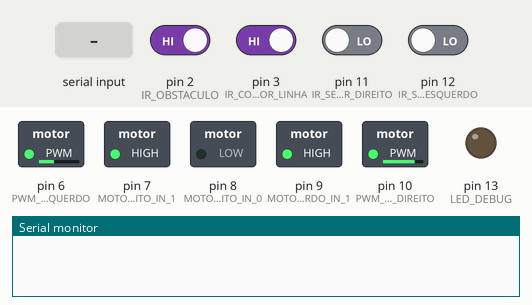
Bench run of a sketch on a simulated Arduino Uno, built with avr-gcc and run on an emulated ATmega328P. On the bench: switched loads named in the sketch (green lamp = pin HIGH), output pins drawn as LEDs (lit = HIGH), the last lines printed to the serial monitor. Dashed ring = blinking. The inputs (shaded band) are chosen by the test bench; at power-on: pin 2 (IR_OBSTACULO), pin 3 (IR_CONTADOR_LINHA) HIGH, pin 11 (IR_SEGUIDOR_DIREITO), pin 12 (IR_SEGUIDOR_ESQUERDO) LOW.

Above: at 1.2 s.
1.3 s: pin 2 (IR_OBSTACULO) driven LOW
At 1.8 s:
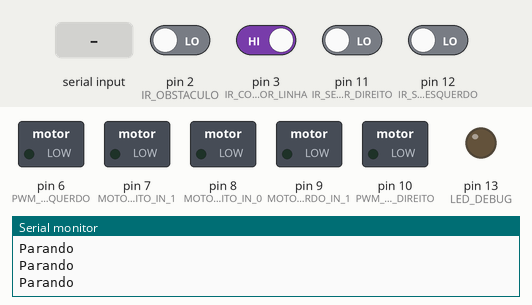
2.8 s: "g" received over Serial
At 3.3 s:
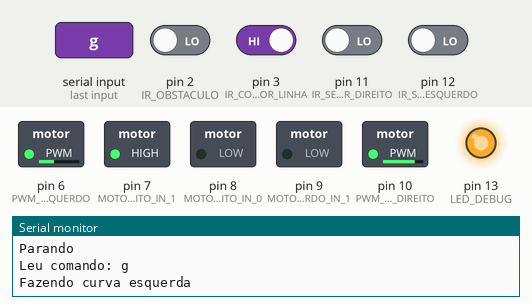
5.8 s: pin 12 (IR_SEGUIDOR_ESQUERDO) driven HIGH
At 6.13 s:
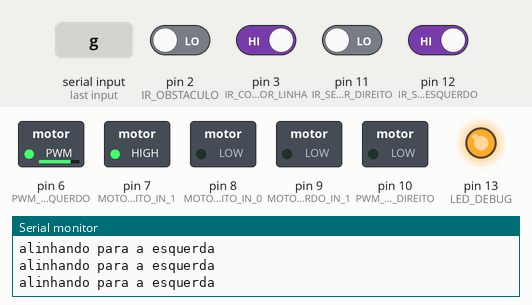
8.8 s: "h" received over Serial
At 9.4 s:
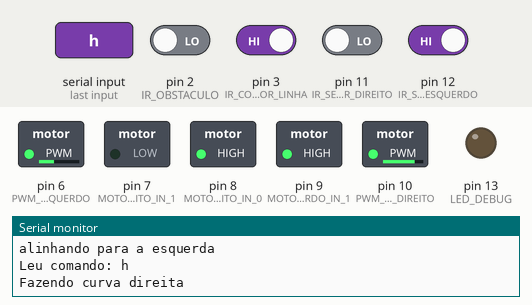
11.8 s: "c" received over Serial
Timing chart, 0 to 18.8 s (numbered marks = the images above; inputs shaded):
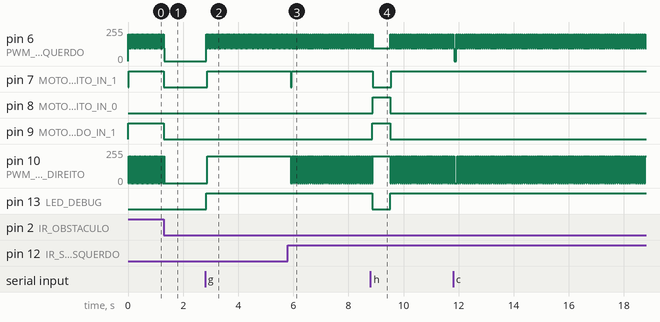

Measured:
- after the input at 1.3 s, pin 7 (MOTOR_DIREITO_IN_1), pin 9 (MOTOR_ESQUERDO_IN_1): HIGH → LOW at once; pin 10 (PWM_MOTOR_DIREITO): goes on until 1.3 s, then stays 0/255
- after the input at 2.8 s, pin 6 (PWM_MOTOR_ESQUERDO): alternates 200/255 for 0.03 s and 95/255 for 0.03 s, starting at once; pin 7 (MOTOR_DIREITO_IN_1): LOW → HIGH after 0.07 s; pin 10 (PWM_MOTOR_DIREITO): 0/255 → 200/255 after 0.07 s; pin 13 (LED_DEBUG): LOW → HIGH at once
- after the input at 5.8 s, pin 7 (MOTOR_DIREITO_IN_1): HIGH → LOW after 0.11 s, → HIGH 0.03 s later; pin 10 (PWM_MOTOR_DIREITO): alternates 200/255 for 0.04 s and 0/255 for 0.03 s, starting after 0.11 s
- after the input at 8.8 s, pin 7 (MOTOR_DIREITO_IN_1): HIGH → LOW after 0.09 s, → HIGH 0.66 s later; pin 8 (MOTOR_DIREITO_IN_0): LOW → HIGH after 0.09 s, → LOW 0.63 s later; pin 9 (MOTOR_ESQUERDO_IN_1): LOW → HIGH after 0.06 s, → LOW 0.66 s later; pin 13 (LED_DEBUG): HIGH → LOW after 0.06 s, → HIGH 0.66 s later
- by itself, pin 10 (PWM_MOTOR_DIREITO): alternates 200/255 for 0.03 s and 0/255 for 0.03 s

The sketch:

CARRINHO.ino
```cpp
#include <time.h>

//Passos da maquina de estados
enum carrinho_status {
  para,
  segue_linha,
  gira_esquerda,
  gira_direita,
  retorna,
};

enum sentido {
  esquerda,
  direita,
  frente,
  tras
};

//Pinos
#define LED_DEBUG 13
#define IR_CONTADOR_LINHA 3
#define IR_OBSTACULO 2
#define IR_SEGUIDOR_DIREITO 11
#define IR_SEGUIDOR_ESQUERDO 12
#define PWM_MOTOR_DIREITO 10
#define PWM_MOTOR_ESQUERDO 6
#define MOTOR_DIREITO_IN_0 8
#define MOTOR_DIREITO_IN_1 7
#define MOTOR_ESQUERDO_IN_0 13
#define MOTOR_ESQUERDO_IN_1 9

//Variaveis globais
//enum carrinho_status carrinho_passo = para;
enum carrinho_status carrinho_passo = segue_linha;
int iCount = 0;
int isObstaculo = 0;
char command;
char buffer[80]; //variável utilizada para printar no serial

void setup()
{
  Serial.begin(9600);

  //Configuração dos pinos
  pinMode(LED_DEBUG, OUTPUT);
  pinMode(IR_CONTADOR_LINHA, INPUT);
  pinMode(IR_OBSTACULO, INPUT);
  pinMode(IR_SEGUIDOR_DIREITO, INPUT);
  pinMode(IR_SEGUIDOR_ESQUERDO, INPUT);
  pinMode(PWM_MOTOR_DIREITO, OUTPUT);
  pinMode(PWM_MOTOR_ESQUERDO, OUTPUT);
  pinMode(MOTOR_DIREITO_IN_0, OUTPUT);
  pinMode(MOTOR_DIREITO_IN_1, OUTPUT);
  pinMode(MOTOR_ESQUERDO_IN_0, OUTPUT);
  pinMode(MOTOR_ESQUERDO_IN_1, OUTPUT);
  attachInterrupt(digitalPinToInterrupt(IR_OBSTACULO), obstaculo, CHANGE);
  attachInterrupt(digitalPinToInterrupt(IR_CONTADOR_LINHA), contador_linha, FALLING);
}

void loop()
{
  buffer[0] = digitalRead(LED_DEBUG) ? 'L' : ' ';
  buffer[1] = digitalRead(IR_OBSTACULO) ? 'O' : ' ';
  buffer[2] = digitalRead(IR_SEGUIDOR_DIREITO) ? 'D' : ' ';
  buffer[3] = digitalRead(IR_SEGUIDOR_ESQUERDO) ? 'E' : ' ';
  buffer[4] = digitalRead(IR_CONTADOR_LINHA) ? 'C' : ' ';
  buffer[5] = digitalRead(PWM_MOTOR_DIREITO) ? 'P' : ' ';
  buffer[6] = digitalRead(PWM_MOTOR_ESQUERDO) ? 'Q' : ' ';
  buffer[7] = digitalRead(MOTOR_ESQUERDO_IN_0) ? '1' : ' ';
  buffer[8] = digitalRead(MOTOR_ESQUERDO_IN_1) ? '2' : ' ';
  buffer[9] = digitalRead(MOTOR_DIREITO_IN_0) ? '3' : ' ';
  buffer[10] = digitalRead(MOTOR_DIREITO_IN_1) ? '4' : ' ';
  buffer[11] = '|',
  buffer[12] = '\0';

  // Serial.print(buffer);

  /*
   * s -> segue_linha
   * g -> gira esquerda
   * h -> gira direita
   * p -> para
   * c -> contador de linha
   * o -> contador de linha
   * r -> retorna
   */
  if(Serial.available()){
    command = Serial.read();
    sprintf(buffer,"Leu comando: %c\n", command);
    Serial.print(buffer);
    if(command == 's'){
      carrinho_passo = segue_linha;
    }else if(command == 'g'){
      carrinho_passo = gira_esquerda;
    }else if(command == 'h'){
      carrinho_passo = gira_direita;
    }else if(command == 'p'){
      carrinho_passo = para;
    }else if(command == 'c'){
      contador_linha();
    }else if(command == 'o'){
      obstaculo();
    }else if(command == 'r'){
      carrinho_passo = retorna;
    }
  }

  switch (carrinho_passo)
  {
    case segue_linha:
      seguidor_de_linha();
      break;
    case gira_esquerda:
      faz_curva(esquerda);
      break;
    case gira_direita:
      faz_curva(direita);
      break;
    case para:
      parar();
      break;
    case retorna:
      retornar();
      break;
  }
}

void gira_motor_esquerdo(enum sentido sentido_motor){
  if(sentido_motor == frente){
    analogWrite(PWM_MOTOR_ESQUERDO, 200);
    digitalWrite(MOTOR_ESQUERDO_IN_0, LOW);
    digitalWrite(MOTOR_ESQUERDO_IN_1, HIGH);
    delay(30);
    analogWrite(PWM_MOTOR_ESQUERDO, 95);
  }else if(sentido_motor == tras){
    analogWrite(PWM_MOTOR_ESQUERDO, 200);
    digitalWrite(MOTOR_ESQUERDO_IN_0, HIGH);
    digitalWrite(MOTOR_ESQUERDO_IN_1, LOW);
    delay(30);
    analogWrite(PWM_MOTOR_ESQUERDO, 95);
  }else{
    digitalWrite(MOTOR_ESQUERDO_IN_0, LOW);
    digitalWrite(MOTOR_ESQUERDO_IN_1, LOW);
  }
}

void gira_motor_direito(enum sentido sentido_motor){
  if(sentido_motor == frente){
    analogWrite(PWM_MOTOR_DIREITO, 200);
    digitalWrite(MOTOR_DIREITO_IN_0, LOW);
    digitalWrite(MOTOR_DIREITO_IN_1, HIGH);
    delay(30);
    analogWrite(PWM_MOTOR_DIREITO, 200);
  }else if(sentido_motor == tras){
    analogWrite(PWM_MOTOR_DIREITO, 200);
    digitalWrite(MOTOR_DIREITO_IN_0, HIGH);
    digitalWrite(MOTOR_DIREITO_IN_1, LOW);
    delay(30);
    analogWrite(PWM_MOTOR_DIREITO, 200);
  }else{
    digitalWrite(MOTOR_DIREITO_IN_0, LOW);
    digitalWrite(MOTOR_DIREITO_IN_1, LOW);
  }
}

void seguidor_de_linha() {
  // Serial.print("Seguindo linha\n");

  if(digitalRead(IR_SEGUIDOR_ESQUERDO) && digitalRead(IR_SEGUIDOR_DIREITO)){
    Serial.print("encontrou linha ortogonal com o sensor posterior\n");
    gira_motor_esquerdo(frente);
    gira_motor_direito(frente);
    delay(50);
  }else if(digitalRead(IR_SEGUIDOR_DIREITO)){
    Serial.print("alinhando para a direita\n");

    gira_motor_esquerdo(frente);
    gira_motor_direito(tras);
    delay(10);
  }else if(digitalRead(IR_SEGUIDOR_ESQUERDO)){
    Serial.print("alinhando para a esquerda\n");
    gira_motor_esquerdo(tras);
    gira_motor_direito(frente);
    delay(10);
  }else{
    gira_motor_esquerdo(frente);
    gira_motor_direito(frente);
  }
}

void faz_curva(enum sentido curva_sentido){
  if(curva_sentido == esquerda){
    Serial.print("Fazendo curva esquerda\n");

    // Comando de curva deve estar demarcado por uma lógica para realizar a curva
    int linha_frontal = false;
    while (!(linha_frontal)) {
       if (digitalRead(IR_SEGUIDOR_ESQUERDO)) {
         linha_frontal = true;
       }
       gira_motor_esquerdo(tras);
       gira_motor_direito(frente);
    }

    Serial.print("Fez curva, passo segue_linha\n");
  }else{
    Serial.print("Fazendo curva direita\n");

    gira_motor_esquerdo(frente);
    gira_motor_direito(tras);

    delay(600);

    Serial.print("Fez curva, passo segue_linha\n");
  }

  parar();
  carrinho_passo = segue_linha;
}

void parar(){
  Serial.print("Parando\n");

  gira_motor_esquerdo(0);
  gira_motor_direito(0);
}

void retornar() {
  // fazer um tempo mínimo para girar mais que 90 graus, depois girar até achar a linha no sensor (não é feito da segunda forma direto para evitar ler a linha à 90 graus no sensor, se houver)
  // faz_curva(esquerda);
  // segue_linha_tile(1);
  // faz_curva(direita);
  // segue_linha_tile(1);
  // faz_curva(direita);
  // segue_linha_tile(1);
  // faz_curva(esquerda);
  carrinho_passo = segue_linha;
}

unsigned long ultimo_interrupt_cnt = millis();
unsigned long delay_cnt = 750;
void contador_linha() {
  sprintf(buffer, "Rodou interrupt conta linha, millis: %lu , tempo para voltar: %lu \n", millis(), ultimo_interrupt_cnt + delay_cnt);
  Serial.print(buffer);

  if ((millis() > ultimo_interrupt_cnt + delay_cnt) && carrinho_passo == segue_linha) {
  //if ((millis() > ultimo_interrupt_cnt + delay_cnt)) {
    sprintf(buffer, "Contou linha, iCount: %d\n", iCount);
    Serial.print(buffer);

    iCount++;
    if (iCount == 3) {
      sprintf(buffer, "Passo gira, iCount: %d\n", iCount);
      Serial.print(buffer);
      carrinho_passo = gira_esquerda;
      iCount = 0;
    }

    ultimo_interrupt_cnt = millis();
  }
}

unsigned long ultimo_interrupt_cnt2 = millis();
unsigned long delay_cnt2 = 100;
int contObstaculo = 0;
void obstaculo() {
  if((millis() > ultimo_interrupt_cnt2 + delay_cnt2)){
    if(!isObstaculo){
      Serial.print(buffer);

      parar();
      carrinho_passo = para;
    }else{
      carrinho_passo = segue_linha;
    }

    isObstaculo = !isObstaculo;

    sprintf(buffer, "encontrou obstaculo, isObstaculo depois de inverter: %d\n", isObstaculo);

    ultimo_interrupt_cnt2 = millis();
  }
}
```
